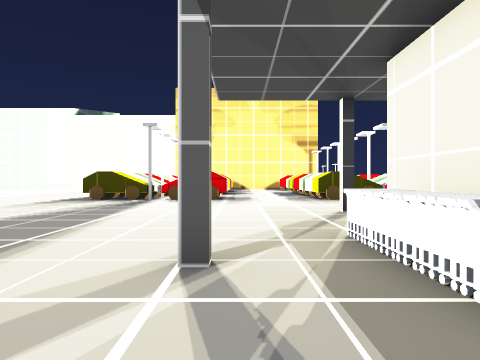
view 1 (above)

24 first-person views from a walk through a level from a Godot 3-D game. The camera is 1.4 m above the floor, looks level and sees 70° across. Doors that lead somewhere are drawn open, without their leaves. The floor is counted in squares, 2 m on a side. Each view is taken from the middle of a square. On the plan, view 1 faces up. The plan holds only what a view shows up to about 11 squares ahead; the rest is blank. The place goes on beyond the plan. Flat picture figures and markers are left out. Some surface patterns are stand-ins.

view 2
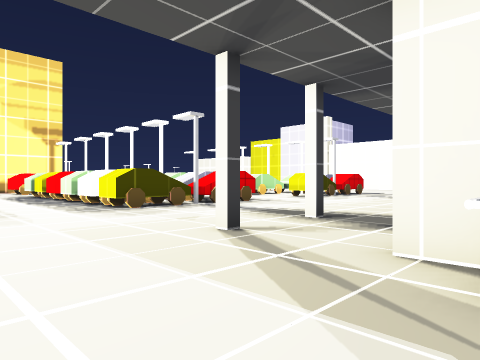

view 3
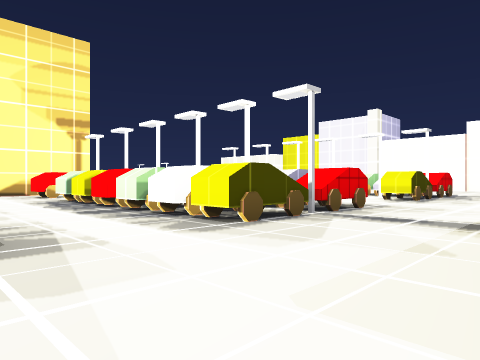

view 4
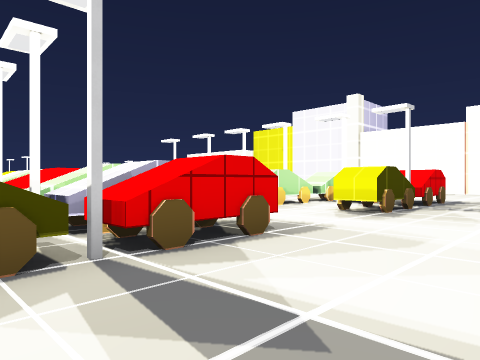

view 5
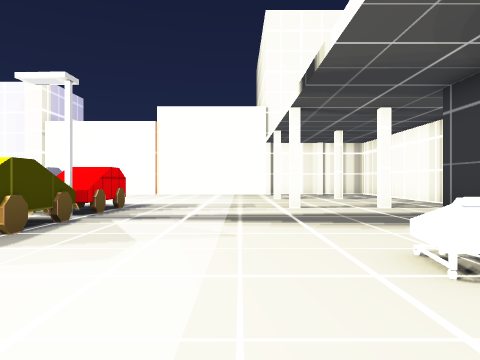

view 6
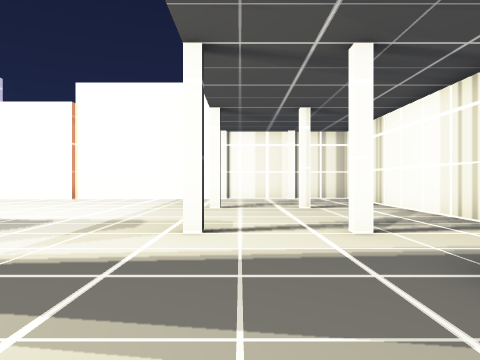

view 7
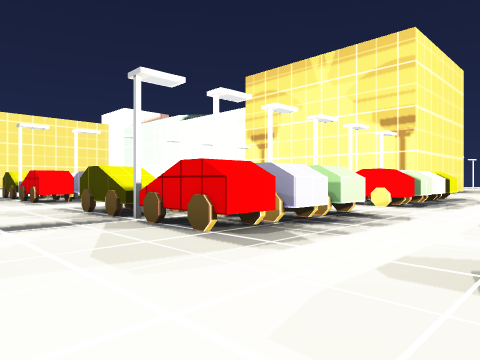

view 8
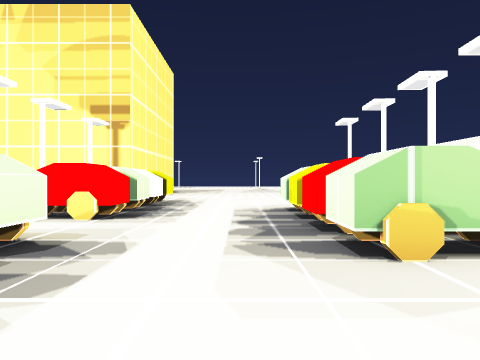

view 9
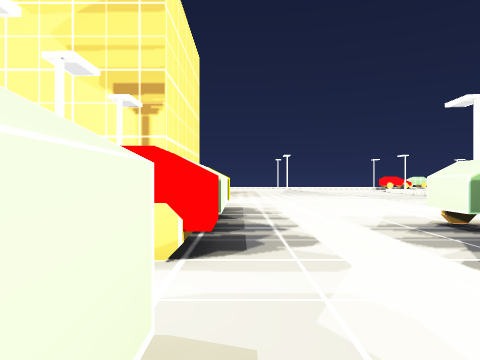

view 10
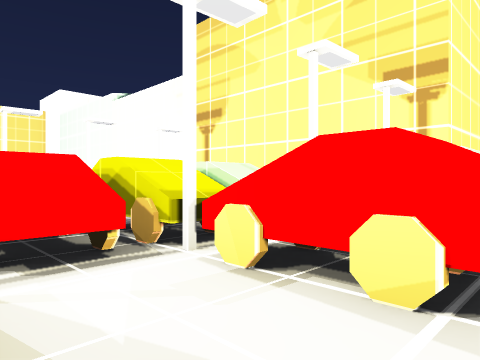

view 11
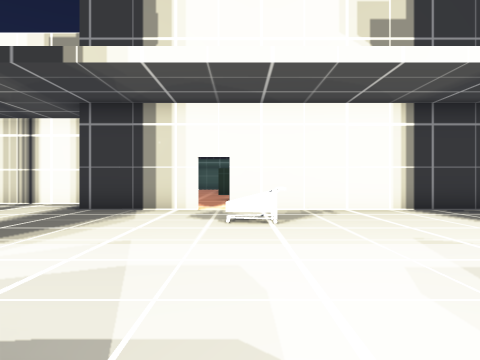

view 12
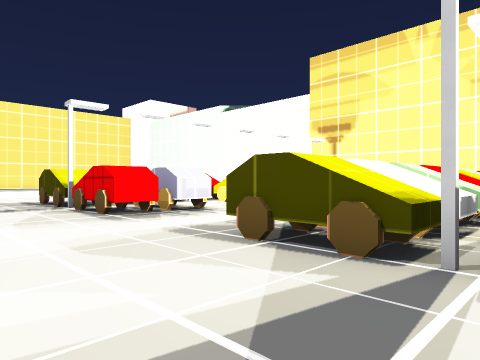

view 13
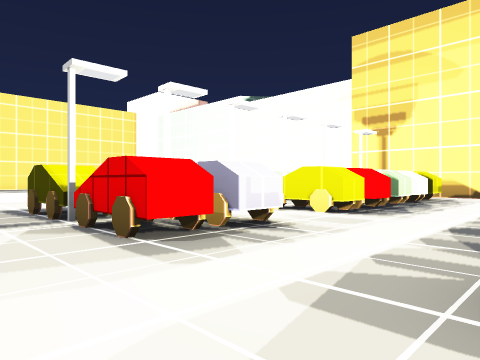

view 14
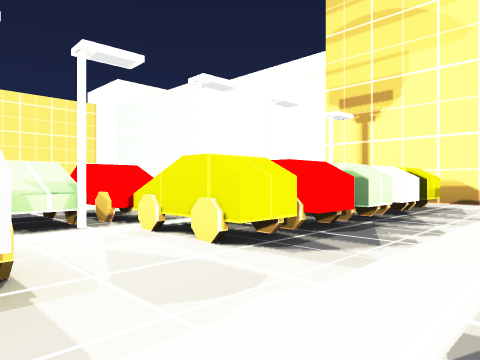

view 15
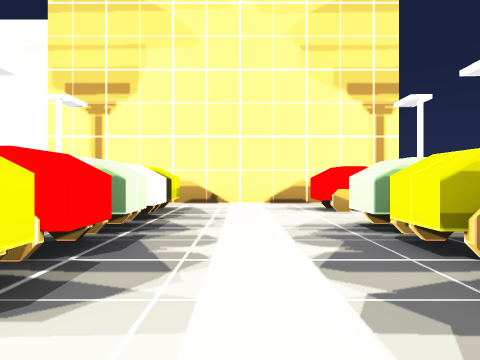

view 16
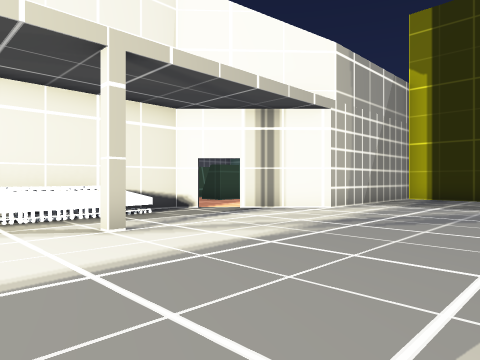

view 17
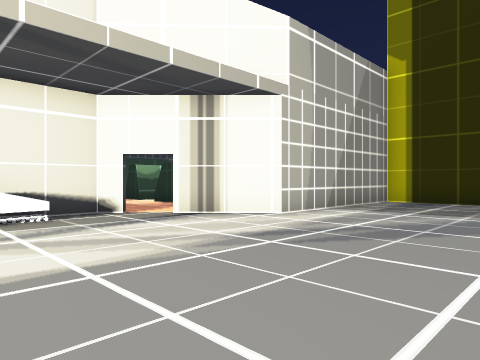

view 18
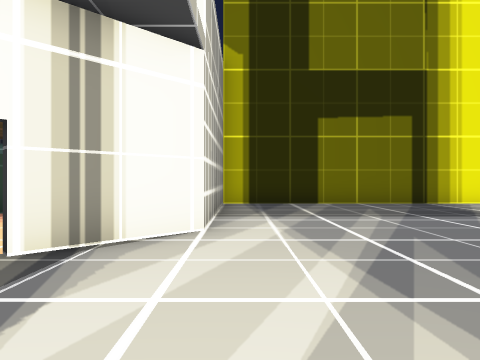

view 19
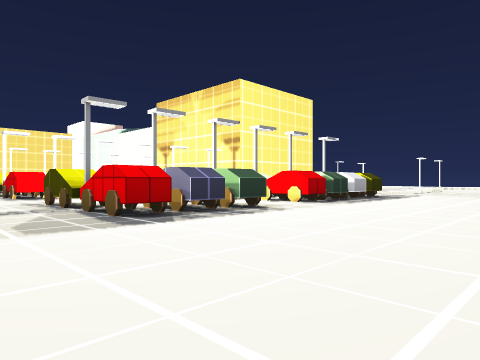

view 20
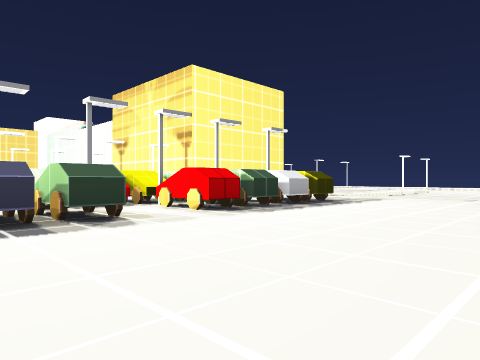

view 21
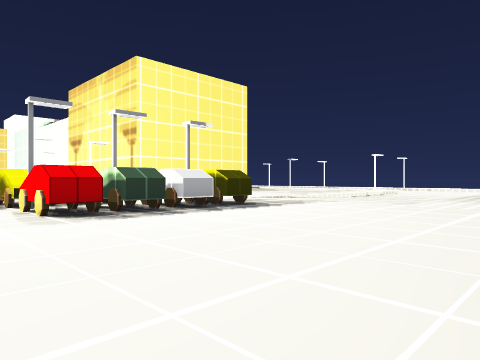

view 22
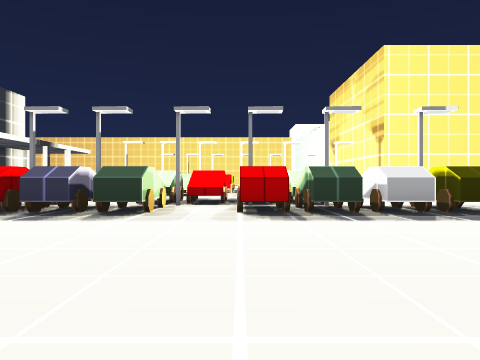

view 23
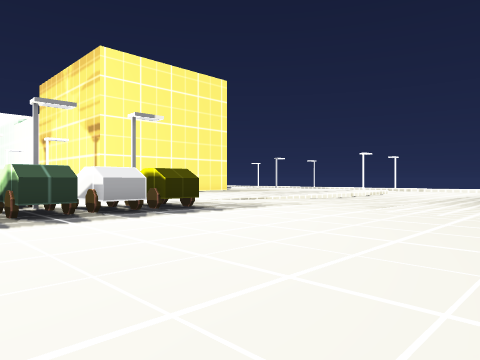

view 24
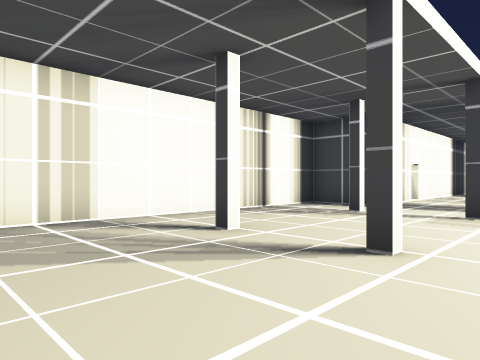

### Floor plan
Key: @ floor where view 1 was taken; # wall or solid block; x gap in a wall; . floor; D open door; = window, fence, low wall or low ledge; ^ raised ledge; S streetlight.
Columns run from 5 left of view 1 to 23 right of it. Each row starts with its distance up from view 1.
 25     .....    ...... ........
 24     .....    ...............
 23     #...#   #......S##......
 22     #....   x......^##......
 21     #....  ^x......^##.......
 20     #...##S^#...##^S##.......
 19     #...##^^x...##^^##......
 18 ..S #...##S^#...##^S##.......
 17 ##^##...##^.....##^..........
 16  #S=....##S^#...##^S##.......
 15  #......##^^x...##^^##......
 14   S #...##S^#......S##......
 13   ^##...##^^x...##^^##......
 12 ##S##...##S^#...##^S##......
 11 ............................
 10 ............................
  9 .............................
  8 .......#..#..........#...#...
  7 ...............=.............
  6  ............................
  5 ........#######DD###.#...#..
  4 .......##          #........
  3 .....#.#           #########
  2 .......#
  1 .......#
  0 .....@.#
 -1  .......
 -2  ....##
 -3 .....#
 -4 .....#
 -5 .....#
 -6 .....#
 -7 .....#
 -8 .....#
 -9 ######

Where each view was taken, in squares from view 1:
view 1: 0 up, 0 right, facing up
view 2: 4 up, 1 left, facing up-right
view 3: 8 up, 1 left, facing up-right
view 4: 9 up, 4 right, facing up-right
view 5: 9 up, 7 right, facing right
view 6: 7 up, 11 right, facing right
view 7: 9 up, 11 right, facing up-left
view 8: 12 up, 10 right, facing up
view 9: 15 up, 8 right, facing up
view 10: 16 up, 8 right, facing up-left
view 11: 13 up, 10 right, facing down
view 12: 9 up, 6 right, facing up-left
view 13: 10 up, 3 right, facing up-left
view 14: 14 up, 2 right, facing up-left
view 15: 15 up, 1 right, facing up
view 16: 5 up, 5 left, facing down-right
view 17: 3 up, 5 left, facing down-right
view 18: 2 up, 1 left, facing down
view 19: 9 up, 22 right, facing up-left
view 20: 13 up, 22 right, facing up-left
view 21: 16 up, 23 right, facing up-left
view 22: 18 up, 23 right, facing left
view 23: 18 up, 23 right, facing up-left
view 24: 9 up, 23 right, facing down-left
